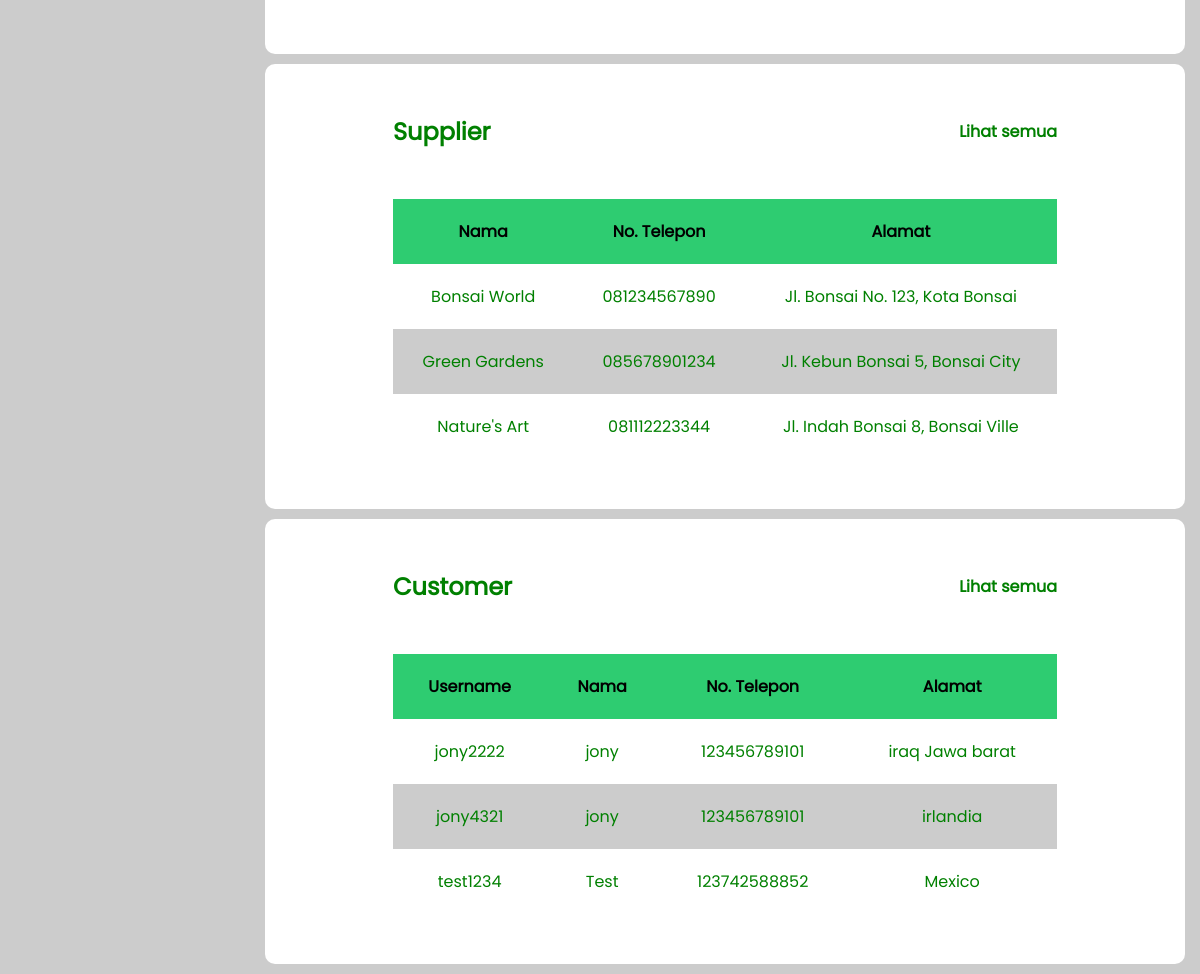
/app/admin/index.php (signed in, lower part), run on an earlier commit of the app's database.
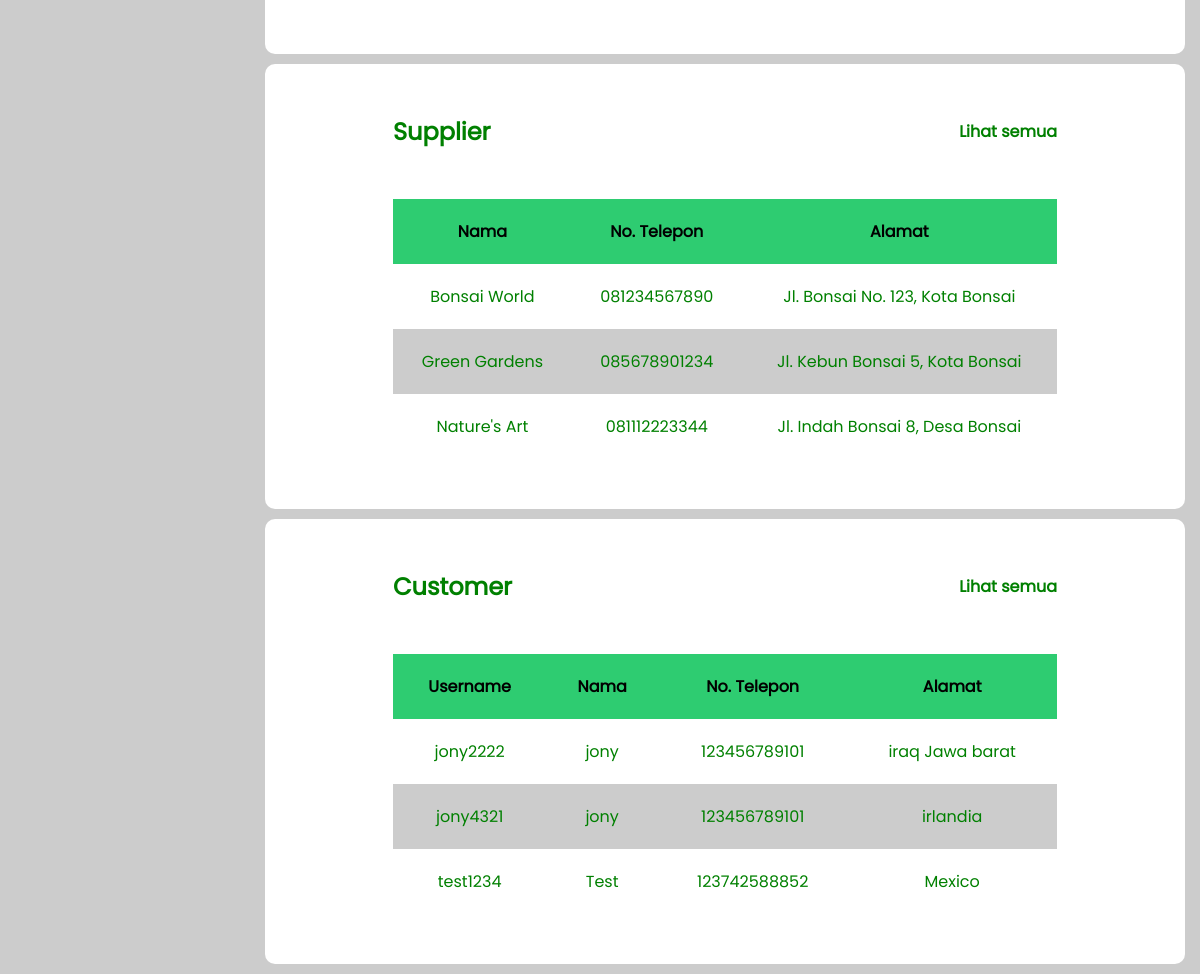
And on a later commit of the database.
### tables this page shows
CREATE TABLE `supplier` (
  `id_supplier` int(11) NOT NULL,
  `nama_supplier` varchar(100) NOT NULL,
  `alamat` varchar(100) NOT NULL,
  `no_telepon` varchar(100) NOT NULL
);

### app/database.php (called while the page is built, shortened)
<?php
function getAllDataCustomer()
{
	try {
		$statement = DB->prepare("SELECT * FROM customer");
		$statement->execute();
		return $statement->fetchAll(PDO::FETCH_ASSOC);
	} catch (PDOException $err) {
		echo $err->getMessage();
	}
}
function getAllDataSupplier()
{
	try {
		$statement = DB->prepare("SELECT * FROM supplier");
		$statement->execute();
		return $statement->fetchAll(PDO::FETCH_ASSOC);
	} catch (PDOException $err) {
		echo $err->getMessage();
	}
}

### app/admin/index.php (the view, shortened to what this page needs)
<?php
require_once(BASEPATH . "/app/admin/templates/sidebar.php");
require_once(BASEPATH . "/app/admin/templates/header.php");
$customers = getAllDataCustomer();
$supplier = getAllDataSupplier();
?>
        <div class="wadah">
        </div>
        <div class="wadah">
            <div class="judul">
                <h2>Supplier</h2>
                <a href="<?= BASEURL ?>/app/admin/supplier.php">
                    <h4>Lihat semua</h4>
                </a>
            </div>
            <table>
                <tr>
                    <th>Nama</th>
                    <th>No. Telepon</th>
                    <th>Alamat</th>
                </tr>
                <?php for($i=0;$i<3;$i++): ?>
                    <tr>
                        <td><?= $supplier[$i]['nama_supplier']; ?></td>
                        <td><?= $supplier[$i]['no_telepon']; ?></td>
                        <td><?= $supplier[$i]['alamat']; ?></td>
                    </tr>
                <?php endfor; ?>
            </table>
        </div>
        <div class="wadah">
            <div class="judul">
                <h2>Customer</h2>
                <a href="<?= BASEURL ?>/app/admin/customer.php">
                    <h4>Lihat semua</h4>
                </a>
            </div>
            <table>
                <tr>
                    <th>Username</th>
                    <th>Nama</th>
                    <th>No. Telepon</th>
                    <th>Alamat</th>
                </tr>
                <?php for($i=0;$i<3;$i++): ?>
                    <tr>
                        <td><?= $customers[$i]['username']; ?></td>
                        <td><?= $customers[$i]['nama']; ?></td>
                        <td><?= $customers[$i]['no_telepon']; ?></td>
                        <td><?= $customers[$i]['alamat']; ?></td>
                    </tr>
                <?php endfor; ?>
            </table>
        </div>
    </div>
</body>
</html>

What changed in the data, as far as the page shows it:
changed supplier "Green Gardens": alamat "Jl. Kebun Bonsai 5, Bonsai City" → "Jl. Kebun Bonsai 5, Kota Bonsai"
changed supplier "Nature's Art": alamat "Jl. Indah Bonsai 8, Bonsai Ville" → "Jl. Indah Bonsai 8, Desa Bonsai"
